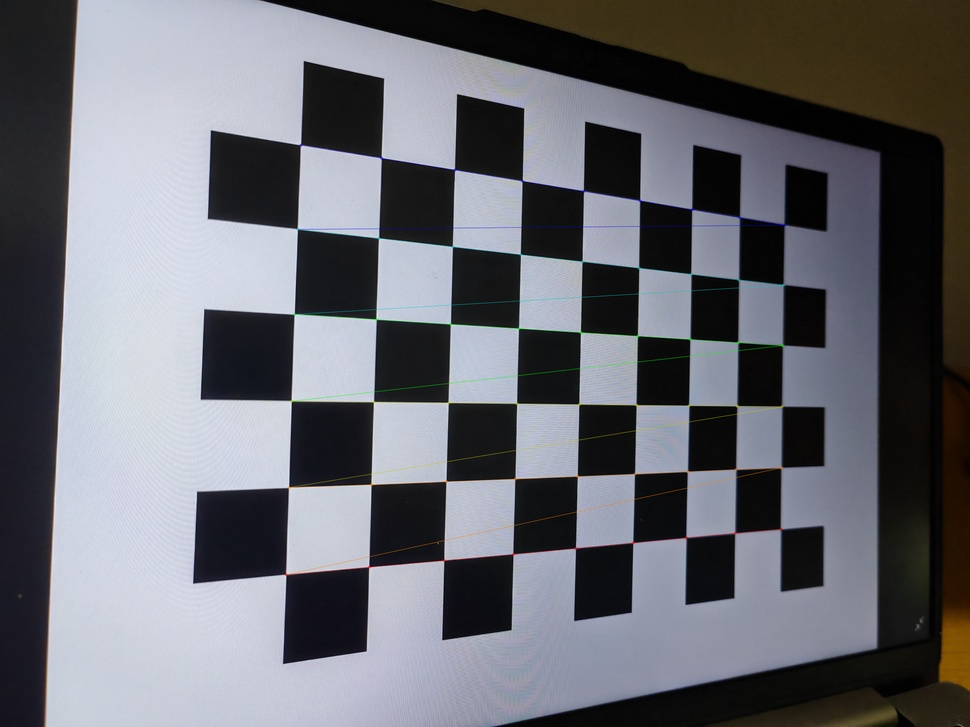
#> input picture 作业11/work11/result/corners/corners_1.jpg, 970 x 727 px, shrunk from 4096 x 3072 before the run, given as the content of the folder /home/shi_chou_chu_jin/cv-course/work14/photo, which was not available
$ python test.py
#> lines starting #> are read from the running program, lines starting #| are printed output that depends on the picture; after the words box and inside, x2 and y2 are one past the last pixel; in counts of white or black regions, pixels touching at a corner belong together; long printed decimals are rounded; pictures that were not available may be replaced by others from this repository, and a replacement may not be noted
import cv2
import numpy as np
import glob
import os

# ================= 配置参数 =================
images_path = "/home/shi_chou_chu_jin/cv-course/work14/photo/*.jpg"
pattern_size = (9, 6)
square_size = 20

# ================= 定义输出目录 =================
output_dir = "/home/shi_chou_chu_jin/cv-course/work14/result"
os.makedirs(output_dir, exist_ok=True)  # 主目录
os.makedirs(os.path.join(output_dir, "corners"), exist_ok=True)  # 角点图目录
os.makedirs(os.path.join(output_dir, "undistort"), exist_ok=True)  # 去畸变图目录

# ================= 准备世界坐标 =================
objp = np.zeros((pattern_size[0] * pattern_size[1], 3), np.float32)
objp[:, :2] = (
    np.mgrid[0 : pattern_size[0], 0 : pattern_size[1]].T.reshape(-1, 2) * square_size
)

objpoints = []
imgpoints = []
image_files = glob.glob(images_path)

print(f"找到图片数量: {len(image_files)}")
if len(image_files) < 15:
    print("警告:图片数量少于15张,标定结果可能不稳定。")

# ================= 第一步：循环找角点 =================
for fname in image_files:
    img = cv2.imread(fname)
#> img is the input picture: shape (727, 970, 3); mean B, G, R 111.9, 105.5, 104.5
    if img is None:
        print(f"图片读取失败: {fname}")
        continue

    gray = cv2.cvtColor(img, cv2.COLOR_BGR2GRAY)
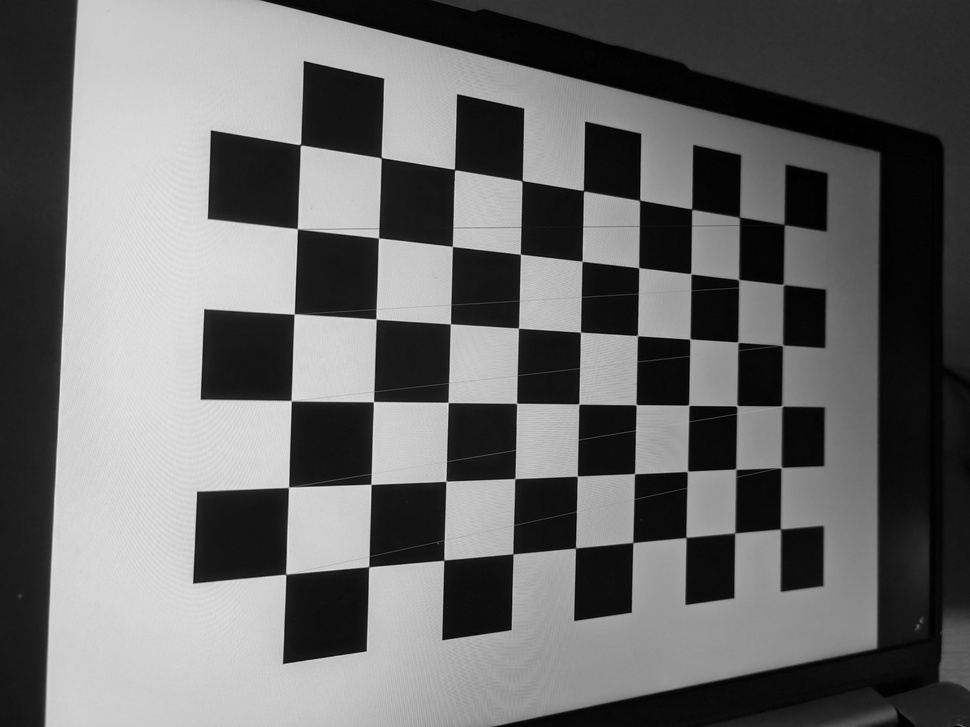
#> gray: shape (727, 970); min 0, max 240, mean 106
    # ret, corners = cv2.findChessboardCorners(gray, pattern_size, None)
    ret, corners = cv2.findChessboardCorners(
        gray, pattern_size, cv2.CALIB_CB_ADAPTIVE_THRESH | cv2.CALIB_CB_NORMALIZE_IMAGE
    )
#> ret = False; corners = None

    if ret == True:
        objpoints.append(objp)
        criteria = (cv2.TERM_CRITERIA_EPS + cv2.TERM_CRITERIA_MAX_ITER, 30, 0.001)
        corners2 = cv2.cornerSubPix(gray, corners, (21, 21), (-1, -1), criteria)
        imgpoints.append(corners2)

        # 保存画了角点的图片
        img_corners = img.copy()
        cv2.drawChessboardCorners(img_corners, pattern_size, corners2, ret)
        save_corner_path = os.path.join(
            output_dir, "corners", f"corners_{os.path.basename(fname)}"
        )
        cv2.imwrite(save_corner_path, img_corners)
        # print(f"角点检测成功: {os.path.basename(fname)}")
    else:
        print(f"角点检测失败: {os.path.basename(fname)}")

# ================= 第二步：核心标定 =================
if len(objpoints) > 0:
    ret, mtx, dist, rvecs, tvecs = cv2.calibrateCamera(
        objpoints, imgpoints, gray.shape[::-1], None, None
    )

    print("\n====== 标定结果 ======")
    print(f"重投影误差 (RMS): {ret:.4f} pixels")
    print("\n内参矩阵 K:\n", mtx)
    print("\n畸变参数 D (k1, k2, p1, p2, k3):\n", dist.flatten())

    # ===== 第三步：为所有图片生成去畸变图 =====
    print("\n生成所有图片的去畸变图")
    for fname in image_files:
        img = cv2.imread(fname)
        if img is None:
            continue

        h, w = img.shape[:2]
        # 获取优化的新相机矩阵
        newcameramtx, roi = cv2.getOptimalNewCameraMatrix(mtx, dist, (w, h), 1, (w, h))
        # 去畸变
        dst = cv2.undistort(img, mtx, dist, None, newcameramtx)

        # 生成文件名
        base_name = os.path.splitext(os.path.basename(fname))[0]
        # 保存去畸变图
        undist_path = os.path.join(output_dir, "undistort", f"{base_name}_undist.jpg")

        cv2.imwrite(undist_path, dst)

    print(f"\n去畸变图已保存到: {os.path.join(output_dir, 'undistort')}")

else:
    print("没有任何一张图片成功检测到角点。")

$ run again, on 作业11/work11/result/corners/corners_13.jpg
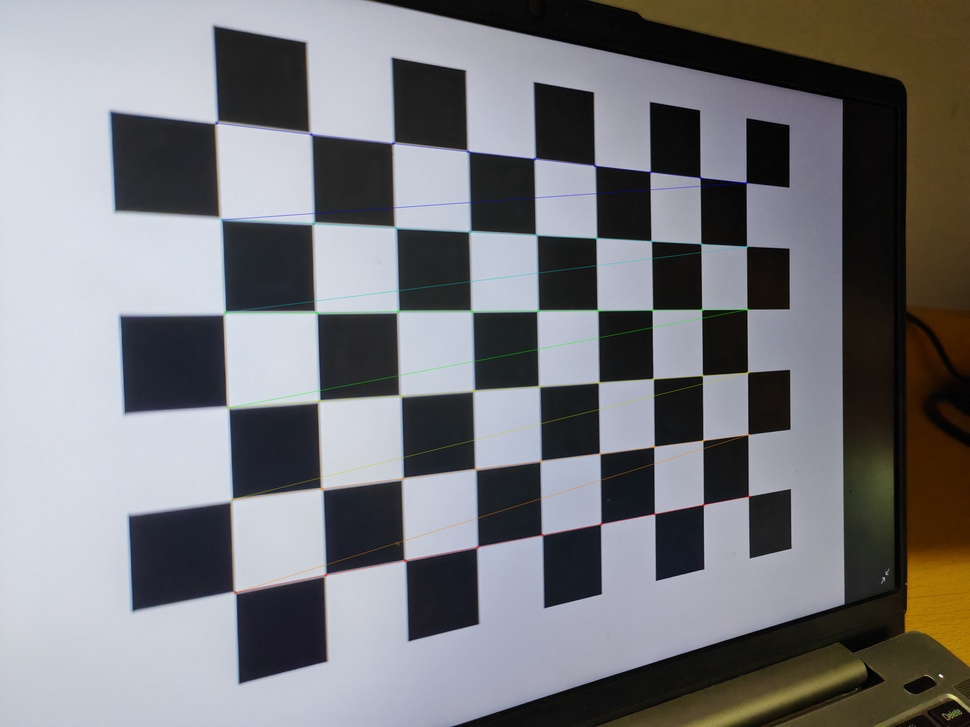
#> input picture 作业11/work11/result/corners/corners_13.jpg, 970 x 727 px, shrunk from 4096 x 3072 before the run, given as the content of the folder /home/shi_chou_chu_jin/cv-course/work14/photo, which was not available
#> img is the input picture: shape (727, 970, 3); mean B, G, R 124.2, 120.6, 120.3
#> `ret, corners = cv2.findChessboardCorners( gray, pattern_size, cv2.CALI..`: ret = True; corners = 54 rows, first 8: [748.4, 496.1], [703.3, 504.5], [654.5, 513.6], [600.6, 523.8], [542.2, 534.9], [477, 547], [403.8, 559.4], [323.4, 576.4]
#> corners2 = 54 rows, first 8: [748.4, 496.2], [703.4, 504.4], [654.6, 513.6], [600.7, 523.8], [542, 534.8], [477.1, 546.9], [404.7, 559.8], [324.9, 574.7]
#> `cv2.drawChessboardCorners(img_corners, pattern_size, corners2, ret)`:
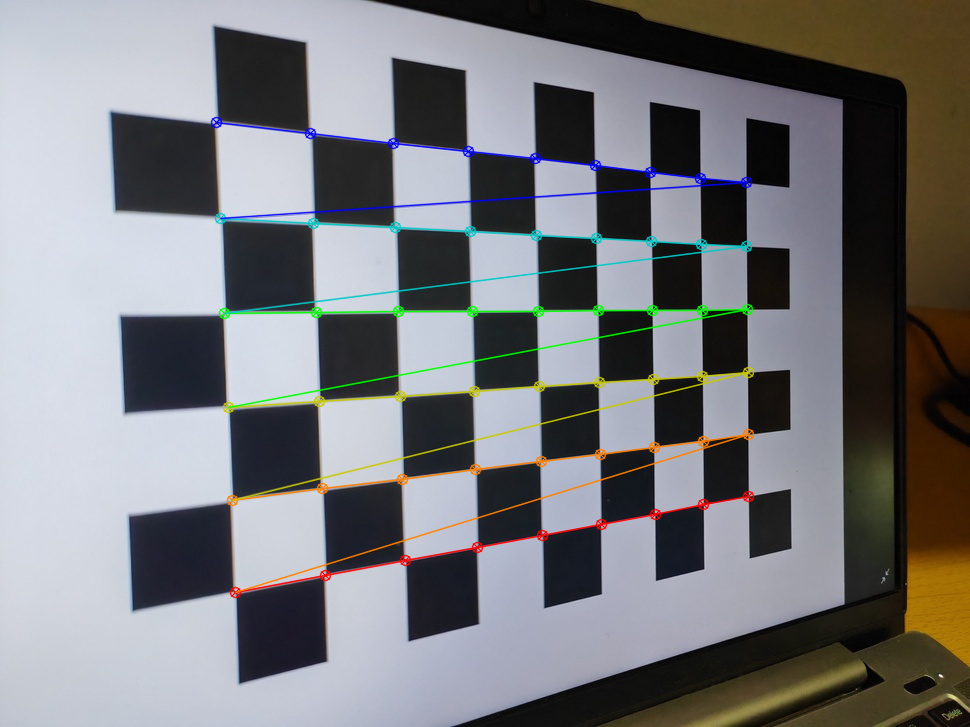
#> img_corners: shape (727, 970, 3); 3.05% of pixels changed, all inside (x1, y1, x2, y2) = (210, 116, 755, 599)
#> `ret, mtx, dist, rvecs, tvecs = cv2.calibrateCamera( objpoints, imgpoin..`: ret = 0.31; mtx = [[646.3, 0, 482.1], [0, 666.1, 362.8], [0, 0, 1]]; dist = [[-0.0344, -0.0243, 0.00148, 0.00197, 0.351]]; rvecs = ([-0.706, -0.056, 3.03],); tvecs = ([88.26, 42.93, 213.8],)
#| 重投影误差 (RMS): 0.3100 pixels
#| 内参矩阵 K:
#|  [[646.300   0.         482.103]
#|  [  0.         666.146 362.822]
#|  [  0.           0.           1.        ]]
#| 畸变参数 D (k1, k2, p1, p2, k3):
#|  [-0.03445 -0.0243  0.001476   0.001972  0.3506]
#> newcameramtx = [[664.2, 0, 484.2], [0, 664.1, 363.7], [0, 0, 1]]; roi = (33, 36, 902, 654)
#> `dst = cv2.undistort(img, mtx, dist, None, newcameramtx)`:
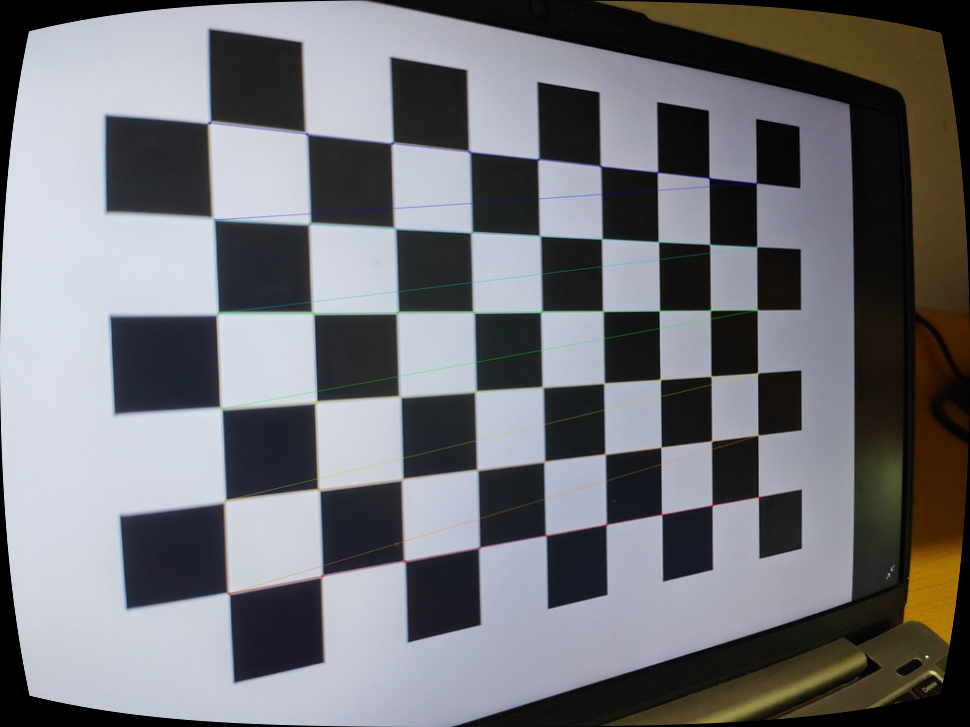
#> dst: shape (727, 970, 3); mean B, G, R 119.7, 115.3, 114.5

$ run again, on 作业11/work11/result/corners/corners_14.jpg
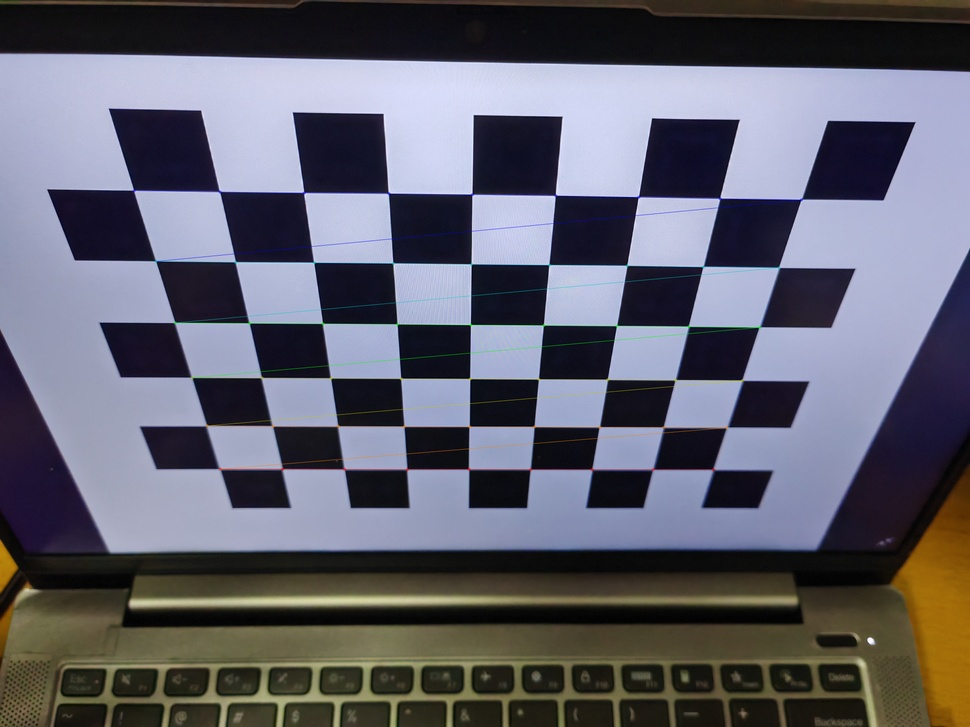
#> input picture 作业11/work11/result/corners/corners_14.jpg, 970 x 727 px, shrunk from 4096 x 3072 before the run, given as the content of the folder /home/shi_chou_chu_jin/cv-course/work14/photo, which was not available
#> img is the input picture: shape (727, 970, 3); mean B, G, R 108.2, 96.8, 97
#> `gray = cv2.cvtColor(img, cv2.COLOR_BGR2GRAY)`:
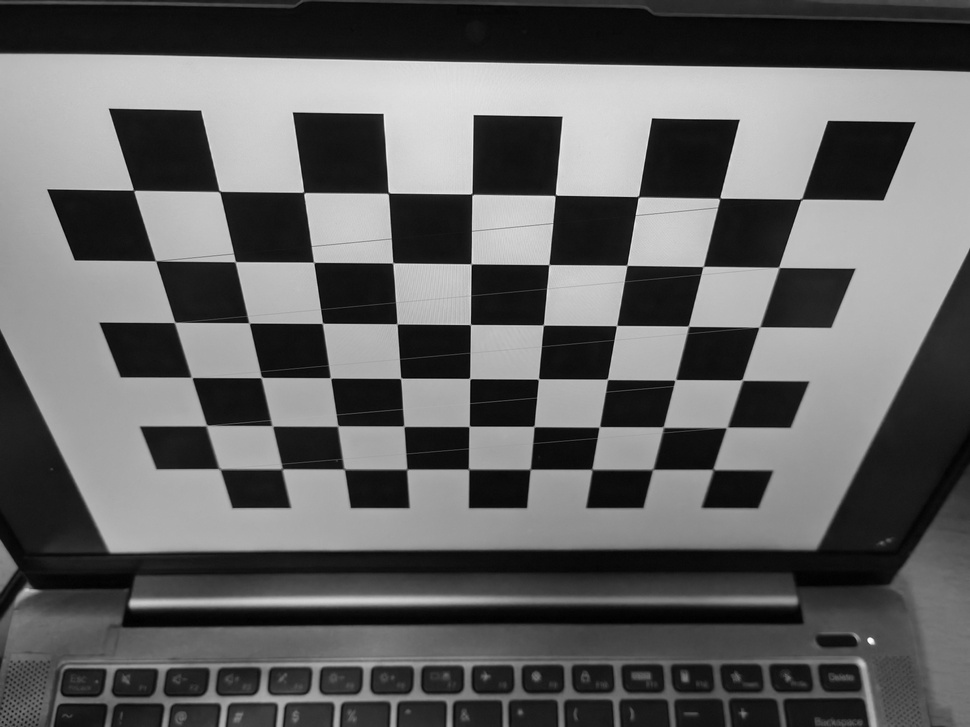
#> gray: shape (727, 970); min 0, max 253, mean 98.2
#> `ret, corners = cv2.findChessboardCorners( gray, pattern_size, cv2.CALI..`: ret = True; corners = 54 rows, first 8: [712.8, 468.8], [652.7, 469.2], [591.6, 469.2], [530.3, 469.2], [468.5, 469], [406.9, 469.2], [344.5, 469.2], [282.4, 468.7]
#> corners2 = 54 rows, first 8: [713, 469.5], [652.8, 469.4], [591.9, 469.4], [530.3, 469.3], [468.6, 468.7], [406.7, 468.7], [343.9, 468.7], [282.1, 468.7]
#> img_corners: shape (727, 970, 3); 3.27% of pixels changed, all inside (x1, y1, x2, y2) = (128, 184, 808, 476)
#> `ret, mtx, dist, rvecs, tvecs = cv2.calibrateCamera( objpoints, imgpoin..`: ret = 0.318; mtx = [[608.2, 0, 481.9], [0, 517.9, 384.3], [0, 0, 1]]; dist = [[-0.0144, -0.0672, 0.000496, 0.000505, 0.158]]; rvecs = ([0.0365, 0.839, -3.01],); tvecs = ([75.66, 32.8, 198.6],)
#| 重投影误差 (RMS): 0.3183 pixels
#| 内参矩阵 K:
#|  [[608.215   0.         481.933]
#|  [  0.         517.850 384.292]
#|  [  0.           0.           1.        ]]
#| 畸变参数 D (k1, k2, p1, p2, k3):
#|  [-0.01436  -0.0672  0.0004957  0.0005045  0.1576 ]
#> newcameramtx = [[610.5, 0, 482.7], [0, 515.9, 383.9], [0, 0, 1]]; roi = (38, 33, 892, 670)
#> `dst = cv2.undistort(img, mtx, dist, None, newcameramtx)`:
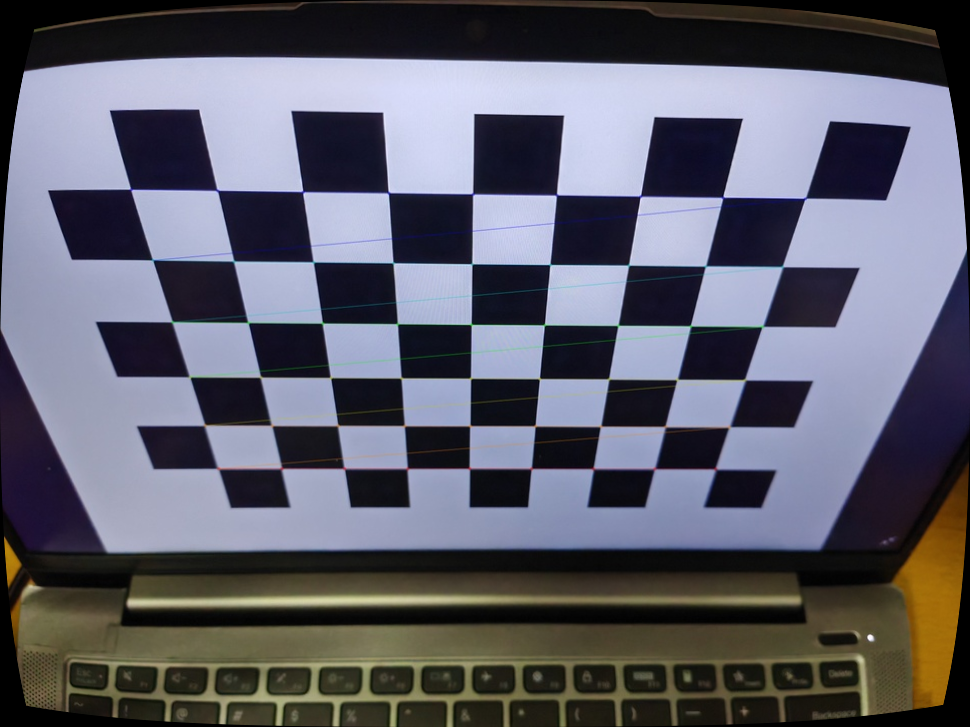
#> dst: shape (727, 970, 3); mean B, G, R 105.6, 93.9, 93.8

$ run again, on 作业11/work11/result/corners/corners_15.jpg
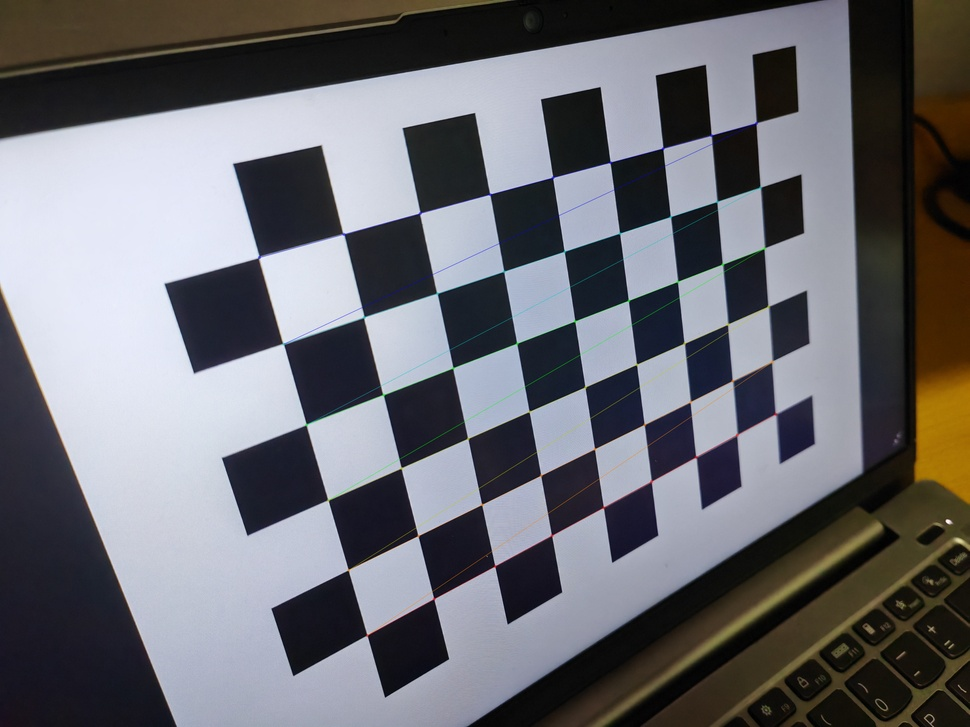
#> input picture 作业11/work11/result/corners/corners_15.jpg, 970 x 727 px, shrunk from 4096 x 3072 before the run, given as the content of the folder /home/shi_chou_chu_jin/cv-course/work14/photo, which was not available
#> img is the input picture: shape (727, 970, 3); mean B, G, R 113.1, 107.6, 107.4
#> `ret, corners = cv2.findChessboardCorners( gray, pattern_size, cv2.CALI..`: ret = True; corners = 54 rows, first 8: [775.4, 413.7], [737, 434.4], [695.8, 456.7], [651.2, 481.1], [603.3, 507.3], [551.5, 535.3], [494.8, 565.9], [433.8, 598.7]
#> corners2 = 54 rows, first 8: [775.6, 413.8], [736.9, 434.7], [695.9, 456.7], [651.3, 481.3], [603.3, 507], [551.5, 535.4], [494.6, 565.6], [433.7, 598.6]
#> `cv2.drawChessboardCorners(img_corners, pattern_size, corners2, ret)`:
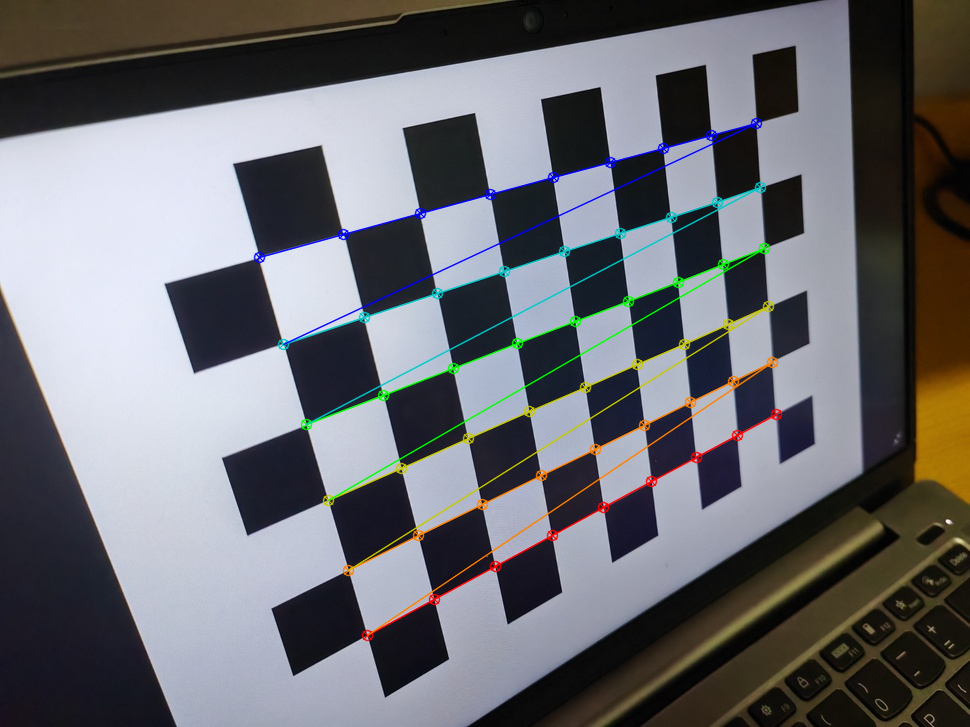
#> img_corners: shape (727, 970, 3); 2.71% of pixels changed, all inside (x1, y1, x2, y2) = (253, 117, 783, 642)
#> `ret, mtx, dist, rvecs, tvecs = cv2.calibrateCamera( objpoints, imgpoin..`: ret = 0.271; mtx = [[760.9, 0, 507.3], [0, 770.6, 352.3], [0, 0, 1]]; dist = [[-0.0144, -0.54, 0.00142, 0.00226, 2.7]]; rvecs = ([-0.765, -0.392, 2.75],); tvecs = ([95.76, 21.69, 271],)
#| 重投影误差 (RMS): 0.2714 pixels
#| 内参矩阵 K:
#|  [[760.923   0.         507.283]
#|  [  0.         770.647 352.252]
#|  [  0.           0.           1.        ]]
#| 畸变参数 D (k1, k2, p1, p2, k3):
#|  [-1.43947440e-02 -5.39796706e-01  1.41942389e-03  2.26325981e-03
#|   2.70294006e+00]
#> newcameramtx = [[805.3, 0, 500.4], [0, 770.7, 353.6], [0, 0, 1]]; roi = (150, 109, 728, 487)
#> `dst = cv2.undistort(img, mtx, dist, None, newcameramtx)`:
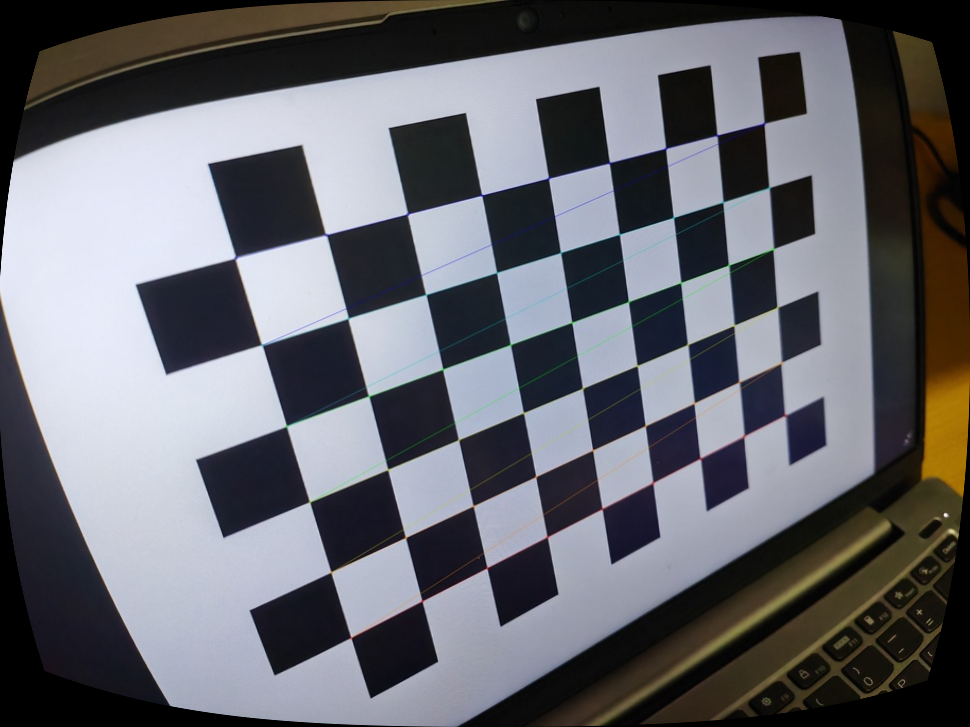
#> dst: shape (727, 970, 3); mean B, G, R 110.3, 104, 103.2
